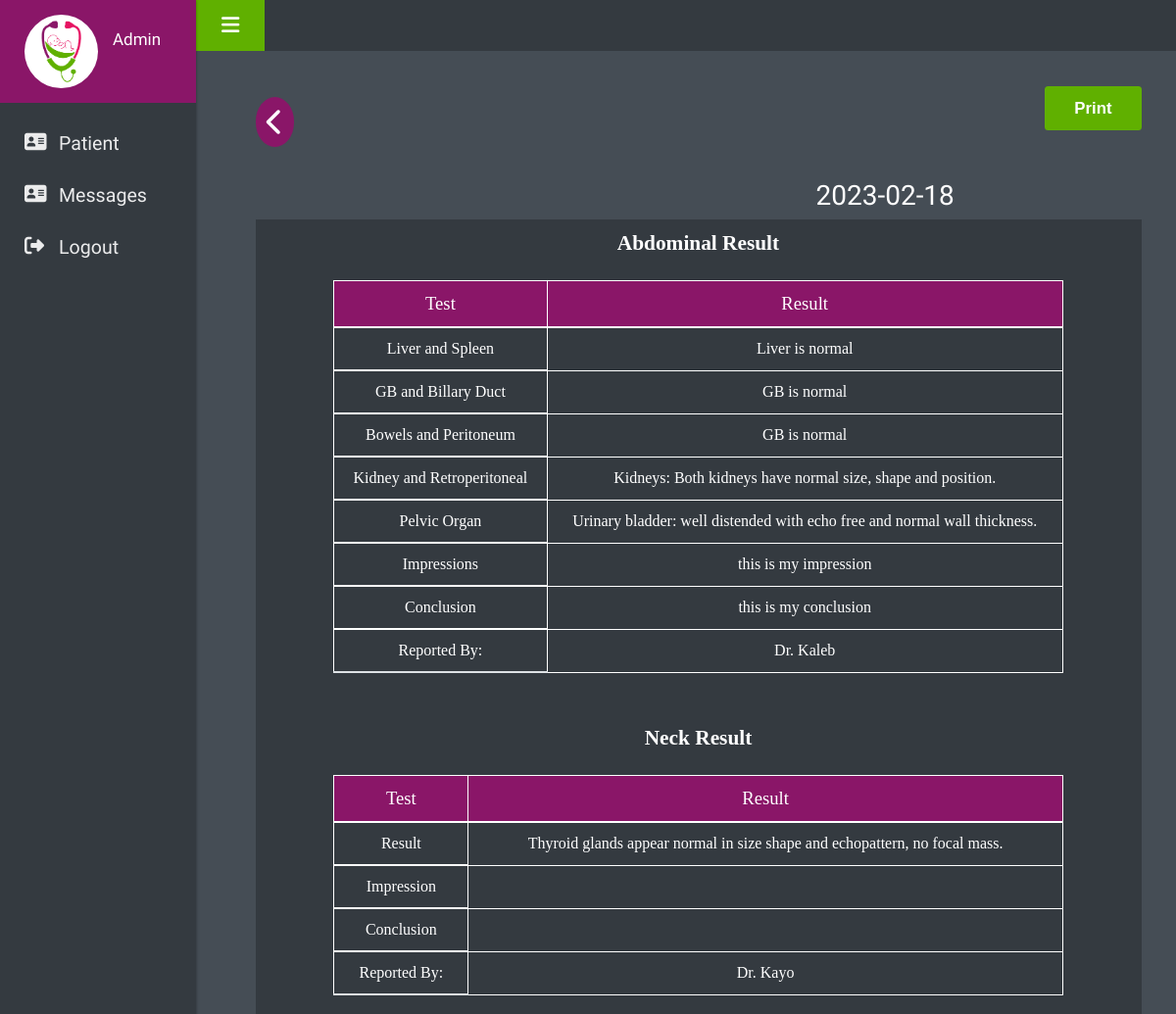
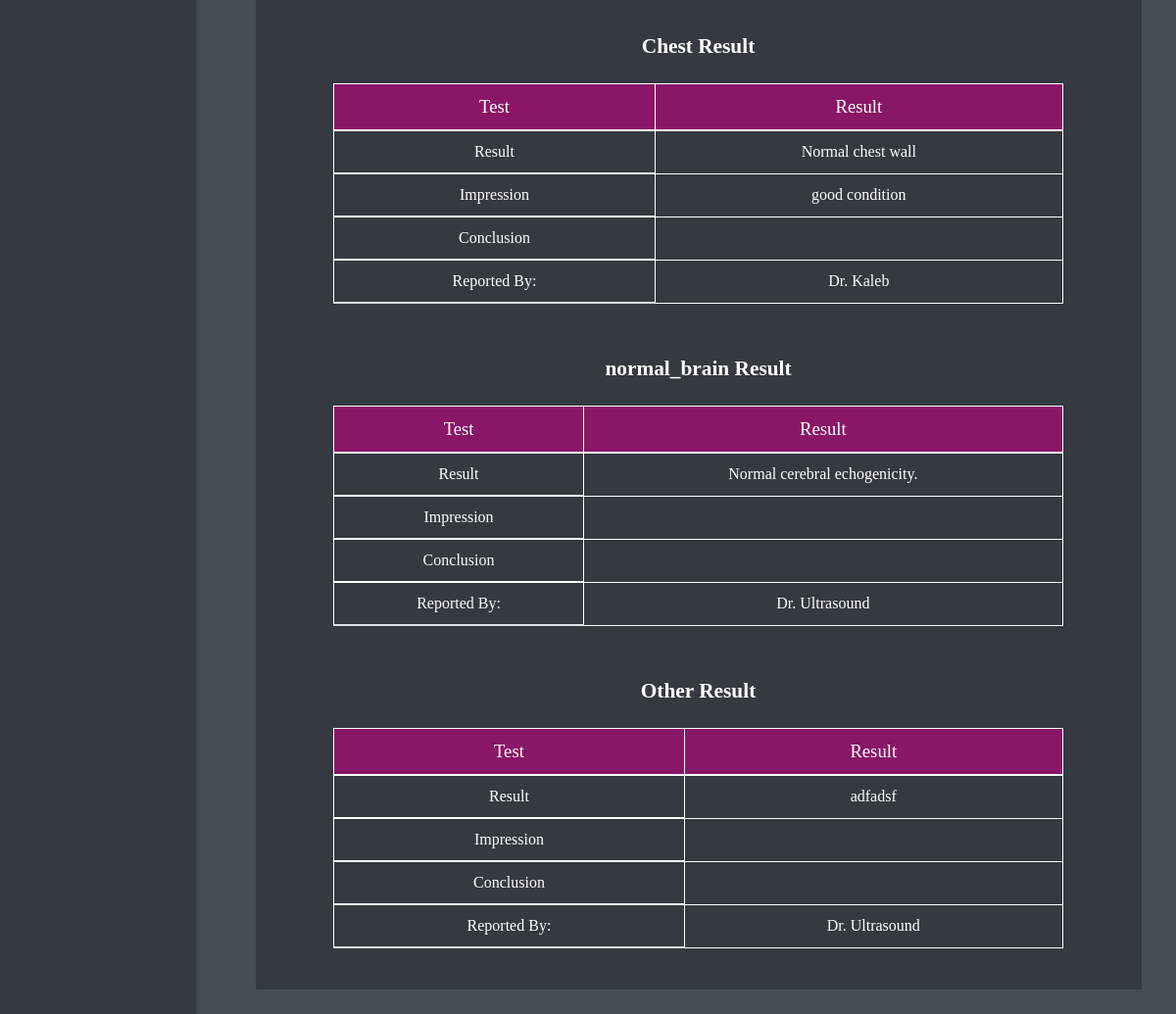
The app's page /Users/Doctor/ultraresu.php?id=9 (signed in) with its own data (2 pictures, top to bottom).
### tables this page shows
CREATE TABLE `users` (
  `id` int(50) NOT NULL,
  `name` varchar(50) NOT NULL,
  `phone` varchar(50) NOT NULL,
  `password` varchar(50) NOT NULL,
  `role` int(50) NOT NULL
);

CREATE TABLE `abdominal` (
  `id` int(255) NOT NULL,
  `liver` varchar(500) DEFAULT NULL,
  `gb` varchar(500) DEFAULT NULL,
  `bowel` varchar(500) DEFAULT NULL,
  `kidney` varchar(500) DEFAULT NULL,
  `pelvic` varchar(500) DEFAULT NULL,
  `impression` varchar(500) DEFAULT NULL,
  `conclusion` varchar(5000) NOT NULL,
  `drname` varchar(50) NOT NULL,
  `patient_id` int(50) NOT NULL,
  `date` date NOT NULL DEFAULT current_timestamp()
);

CREATE TABLE `neck` (
  `id` int(50) NOT NULL,
  `result` varchar(500) DEFAULT NULL,
  `impression` varchar(500) DEFAULT NULL,
  `conclusion` varchar(5000) NOT NULL,
  `drname` varchar(50) NOT NULL,
  `patient_id` int(50) NOT NULL,
  `date` date NOT NULL DEFAULT current_timestamp()
);

CREATE TABLE `breast` (
  `id` int(11) NOT NULL,
  `result` varchar(500) DEFAULT NULL,
  `impression` varchar(500) DEFAULT NULL,
  `conclusion` varchar(5000) NOT NULL,
  `drname` varchar(50) NOT NULL,
  `patient_id` int(50) NOT NULL,
  `date` date NOT NULL DEFAULT current_timestamp()
);

CREATE TABLE `normal_brain` (
  `id` int(250) NOT NULL,
  `result` varchar(5000) NOT NULL,
  `impression` varchar(5000) NOT NULL,
  `conclusion` varchar(5000) NOT NULL,
  `drname` varchar(250) NOT NULL,
  `patient_id` int(250) NOT NULL,
  `date` date NOT NULL DEFAULT current_timestamp()
);

CREATE TABLE `other` (
  `id` int(50) NOT NULL,
  `result` varchar(500) DEFAULT NULL,
  `impression` varchar(500) DEFAULT NULL,
  `conclusion` varchar(5000) DEFAULT NULL,
  `drname` varchar(50) NOT NULL,
  `patient_id` int(50) NOT NULL,
  `date` date NOT NULL DEFAULT current_timestamp()
);

### Users/Doctor/ultraresu.php (the view, shortened to what this page needs)
<?php
require_once '../../backend/db.php';
?>
<!DOCTYPE html>
<html lang="en">
<head>
    <link rel="stylesheet" href="https://cdnjs.cloudflare.com/ajax/libs/font-awesome/6.2.0/css/all.min.css" />
    <link rel="stylesheet" href="../styles/bootstrap.min.css" />
    <link href="https://cdn.jsdelivr.net/npm/bootstrap@5.0.2/dist/css/bootstrap.min.css" rel="stylesheet">
    <link rel="stylesheet" href="https://cdn.jsdelivr.net/npm/bootstrap-select@1.14.0-beta2/dist/css/bootstrap-select.min.css">
    <link rel="stylesheet" href="../styles/style.css" />
    <link rel="stylesheet" href="../styles/responsive.css" />
    <link rel="stylesheet" href="../styles/bootstrap-select.css" />
    <link rel="stylesheet" href="../styles/perfect-scrollbar.css" />
    <link rel="stylesheet" href="../styles/custom.css" />
</head>
<body class="dashboard dashboard_1">
    <div class="full_container">
        <div class="inner_container">
            <nav id="sidebar">
                <div class="sidebar_blog_1">
                    <div class="sidebar_user_info">
                        <div class="user_profle_side">
                            <div class="user_img">
                                <img class="img-responsive" src="../../img/logo.png" alt="#" />
                            </div>
                            <div class="user_info">
                                <?php
                                $phone = $_SESSION['user'];
                                $sql = "SELECT * FROM `users` WHERE `phone` = '$phone'";
                                $res = $conn->query($sql);
                                while ($row = mysqli_fetch_assoc($res)) {
                                    $name = $row['name'];
                                }
                                ?>
                                <h6>
                                    <?php
                                    echo $name;
                                    ?>
                                </h6>
                            </div>
                        </div>
                    </div>
                </div>
                <div class="sidebar_blog_2">
                    <?php
                    include './side_nav.php';
                    ?>
                </div>
            </nav>
            <div id="content">
                <div class="topbar">
                    <nav class="navbar navbar-expand-lg navbar-light">
                        <div class="full">
                            <button type="button" id="sidebarCollapse" class="sidebar_toggle">
                                <i class="fa-solid fa-bars"></i>
                            </button>
                        </div>
                    </nav>
                </div>
                <div class="midde_cont">
                    <div class="container-fluid">
                            <?php
                            $id = $_GET['id'];
                            $date = date("Y-m-d");
                            $rs1 = $conn->query("SELECT * FROM `abdominal` WHERE `patient_id`= '$id'");
                            $neck = $conn->query("SELECT * FROM `neck` WHERE `patient_id`='$id'");
                            $chest = $conn->query("SELECT * FROM `breast` WHERE `patient_id`='$id'");
                            $normal_brain = $conn->query("SELECT * FROM `normal_brain` WHERE `patient_id`='$id'");
                            $other = $conn->query("SELECT * FROM `other` WHERE `patient_id`='$id'");
                            ?>
                        <div class="navigation">
                            <button class="button" onclick="history.go(-1);"><i class="fa-solid fa-chevron-left fa-2x"></i></button>
                            <button class="btn" id="btnPrint">Print</button>
                        </div>
                        <div class="name">
                            <p><?php echo $date; ?></p>
                        </div>
                        <div class="ultra_result">
                            <div class='lab'>
                                <?php
                                if ($rs1->num_rows > 0) {
                                    echo "
                                <h2 class='center'>Abdominal Result</h2>
                                ";
                                    while ($row = $rs1->fetch_assoc()) {
                                        $liver = $row['liver'];
                                        $gb = $row['gb'];
                                        $bowel = $row['bowel'];
                                        $kidney = $row['kidney'];
                                        $pelvic = $row['pelvic'];
                                        $impression = $row['impression'];
                                        $conclusion = $row['conclusion'];
                                        $drname = $row['drname'];
                                    }
                                    echo "<table class='table'>
                                    <thead>
                                    <th>Test</th>
                                    <th>Result</th>
                                    </thead>
                                <thead>
                                    <th class='head'>Liver and Spleen</th>
                                    <td>$liver</td>
                                </thead>
                                <thead>
                                    <th class='head'>GB and Billary Duct</th>
                                    <td>$gb</td>
                                </thead>
                                <thead>
                                    <th class='head'>Bowels and Peritoneum</th>
                                    <td>$bowel</td>
                                </thead>
                                <thead>
                                    <th class='head'>Kidney and Retroperitoneal</th>
                                    <td>$kidney</td>
                                </thead>
                                <thead>
                                    <th class='head'>Pelvic Organ</th>
                                    <td>$pelvic</td>
                                </thead>
                                <thead>
                                    <th class='head'>Impressions</th>
                                    <td>$impression</td>
                                </thead>
                                <thead>
                                    <th class='head'>Conclusion</th>
                                    <td>$conclusion</td>
                                </thead>
                                <thead>
                                    <th class='head'>Reported By:</th>
                                    <td>Dr. $drname</td>
                                </thead>
                                    </table>";
                                }
                                ?>
                            </div>
                            <div class='lab'>
                                <?php
                                if ($neck->num_rows > 0) {
                                    echo "
                                <h2 class='center'>Neck Result</h2>
                                ";
                                    while ($row = $neck->fetch_assoc()) {
                                        $result = $row['result'];
                                        $impression = $row['impression'];
                                        $conclusion = $row['conclusion'];
                                        $drname = $row['drname'];
                                    }
                                    echo "<table class='table'>
                                    <thead>
                                    <th>Test</th>
                                    <th>Result</th>
                                    </thead>
                                <thead>
                                    <th class='head'>Result</th>
                                    <td>$result</td>
                                </thead>
                                <thead>
                                    <th class='head'>Impression</th>
                                    <td>$impression</td>
                                </thead>
                                <thead>
                                    <th class='head'>Conclusion</th>
                                    <td>$conclusion</td>
                                </thead>
                                <thead>
                                    <th class='head'>Reported By:</th>
                                    <td>Dr. $drname</td>
                                </thead>
                                    </table>";
                                }
                                ?>
                            </div>
                            <div class='lab'>
                                <?php
                                if ($chest->num_rows > 0) {
                                    echo "
                                <h2 class='center'>Chest Result</h2>
                                ";
                                    while ($row = $chest->fetch_assoc()) {
                                        $result = $row['result'];
                                        $impression = $row['impression'];
                                        $conclusion = $row['conclusion'];
                                        $drname = $row['drname'];
                                    }
                                    echo "<table class='table'>
                                    <thead>
                                    <th>Test</th>
                                    <th>Result</th>
                                    </thead>
                                <thead>
                                    <th class='head'>Result</th>
                                    <td>$result</td>
                                </thead>
                                <thead>
                                    <th class='head'>Impression</th>
                                    <td>$impression</td>
                                </thead>
                                <thead>
                                    <th class='head'>Conclusion</th>
                                    <td>$conclusion</td>
                                </thead>
                                <thead>
                                    <th class='head'>Reported By:</th>
                                    <td>Dr. $drname</td>
                                </thead>
                                    </table>";
                                }
                                ?>
                            </div>
                            <div class='lab'>
                                <?php
                                if ($normal_brain->num_rows > 0) {
                                    echo "
                                <h2 class='center'>normal_brain Result</h2>
                                ";
                                    while ($row = $normal_brain->fetch_assoc()) {
                                        $result = $row['result'];
                                        $impression = $row['impression'];
                                        $conclusion = $row['conclusion'];
                                        $drname = $row['drname'];
                                    }
                                    echo "<table class='table'>
                                    <thead>
                                    <th>Test</th>
                                    <th>Result</th>
                                    </thead>
                                <thead>
                                    <th class='head'>Result</th>
                                    <td>$result</td>
                                </thead>
                                <thead>
                                    <th class='head'>Impression</th>
                                    <td>$impression</td>
                                </thead>
                                <thead>
                                    <th class='head'>Conclusion</th>
                                    <td>$conclusion</td>
                                </thead>
                                <thead>
                                    <th class='head'>Reported By:</th>
                                    <td>Dr. $drname</td>
                                </thead>
                                    </table>";
                                }
                                ?>
                            </div>
                            <div class='lab'>
                                <?php
                                if ($other->num_rows > 0) {
                                    echo "
                                <h2 class='center'>Other Result</h2>
                                ";
                                    while ($row = $other->fetch_assoc()) {
                                        $result = $row['result'];
                                        $impression = $row['impression'];
                                        $conclusion = $row['conclusion'];
                                        $drname = $row['drname'];
                                    }
                                    echo "<table class='table'>
                                    <thead>
                                    <th>Test</th>
                                    <th>Result</th>
                                    </thead>
                                <thead>
                                    <th class='head'>Result</th>
                                    <td>$result</td>
                                </thead>
                                <thead>
                                    <th class='head'>Impression</th>
                                    <td>$impression</td>
                                </thead>
                                <thead>
                                    <th class='head'>Conclusion</th>
                                    <td>$conclusion</td>
                                </thead>
                                <thead>
                                    <th class='head'>Reported By:</th>
                                    <td>Dr. $drname</td>
                                </thead>
                                    </table>";
                                }
                                ?>
                            </div>
                        </div>
                    </div>
                </div>
            </div>
        </div>
    </div>
</body>
</html>

### records on screen
users: name "Admin"
abdominal: liver "Liver is normal", gb "GB is normal", bowel "GB is normal", kidney "Kidneys: Both kidneys have normal size, shape and position.", pelvic "Urinary bladder: well distended with echo free and normal wall thickness.", impression "this is my impression", conclusion "this is my conclusion", drname "Kaleb"
neck: result "Thyroid glands appear normal in size shape and echopattern, no focal mass.", drname "Kayo"
breast: result "Normal chest wall", impression "good condition", drname "Kaleb"
normal_brain: result "Normal cerebral echogenicity.", drname "Ultrasound"
other: result "adfadsf", drname "Ultrasound"
